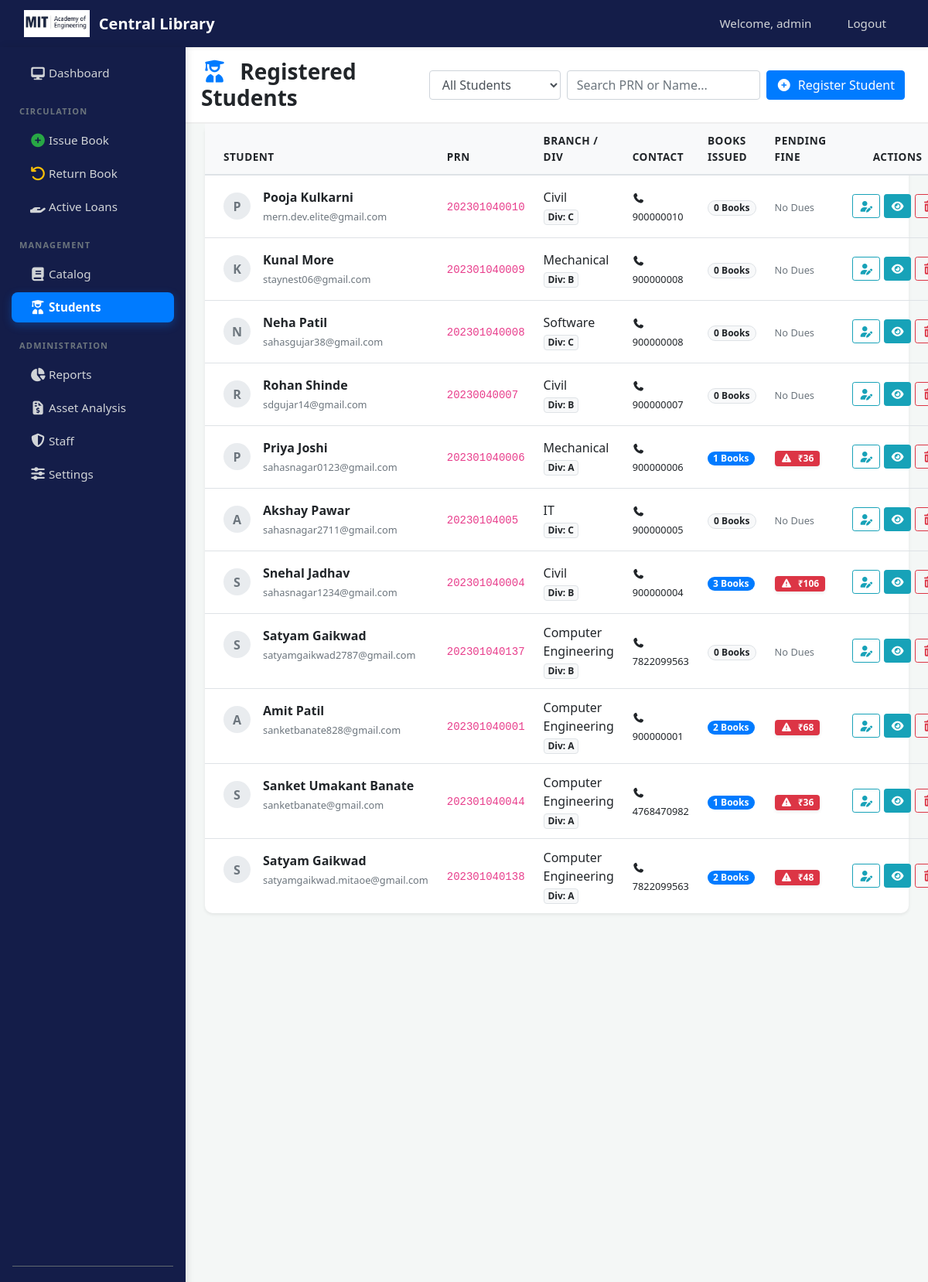
Page /admin/manage-users.php (signed in) on the committed database.
### tables this page shows
CREATE TABLE `users` (
  `id` int(11) NOT NULL,
  `prn` varchar(20) NOT NULL,
  `name` varchar(50) NOT NULL,
  `email` varchar(100) NOT NULL,
  `password` varchar(255) NOT NULL,
  `mobile` varchar(15) NOT NULL,
  `branch` varchar(50) DEFAULT 'Computer Engineering',
  `division` char(1) DEFAULT NULL,
  `address` varchar(250) NOT NULL,
  `library_card_no` varchar(20) NOT NULL,
  `created_at` timestamp NOT NULL DEFAULT current_timestamp(),
  `updated_at` timestamp NOT NULL DEFAULT current_timestamp() ON UPDATE current_timestamp(),
  `reset_otp` varchar(10) DEFAULT NULL,
  `otp_expiry` datetime DEFAULT NULL
);

### admin/manage-users.php (the view, shortened to what this page needs)
<?php
require_once "../includes/header.php";
$set_res = mysqli_query($connection, "SELECT config_value FROM settings WHERE config_key = 'fine_rate'");
$fine_rate = mysqli_fetch_assoc($set_res)['config_value'] ?? 2;
?>
<div class="main-wrapper">
    <?php include "../sidebar.php"; ?>
    <div class="content-area">
        <div class="sticky-header d-flex justify-content-between align-items-center">
            <h3 class="m-0 font-weight-bold"><i class="fas fa-user-graduate text-primary mr-2"></i> Registered Students</h3>
            <div class="d-flex">
                <select id="userFilter" class="form-control mr-2" style="width: 170px; font-weight: 500;">
                    <option value="all">All Students</option>
                </select>
                <input type="text" id="userSearch" class="form-control mr-2" placeholder="Search PRN or Name..." style="width: 250px;">
                <a href="add-user.php" class="btn btn-primary text-nowrap">
                    <i class="fas fa-plus-circle mr-1"></i> Register Student
                </a>
            </div>
        </div>
        <div class="main-content">
            <div class="card user-card shadow-sm">
                <div class="card-body p-0">
                    <table class="table table-hover mb-0" id="usersTable">
                        <thead>
                            <tr>
                                <th class="pl-4">Student</th>
                                <th>PRN</th>
                                <th>Branch / Div</th>
                                <th>Contact</th>
                                <th>Books Issued</th>
                                <th>Pending Fine</th>
                                <th class="text-center">Actions</th>
                            </tr>
                        </thead>
                        <tbody>
                            <?php
                            $query = "SELECT * FROM users ORDER BY created_at DESC";
                            $result = mysqli_query($connection, $query);
                            while ($row = mysqli_fetch_assoc($result)) {
                                $prn = $row['prn'];
                                $count_res = mysqli_query($connection, "SELECT COUNT(*) as total FROM issued_books WHERE prn = '$prn' AND status = 1");
                                $issued_count = mysqli_fetch_assoc($count_res)['total'];
                                $initial = strtoupper(substr($row['name'], 0, 1));
                                $total_fine = 0;
                                $fine_q = mysqli_query($connection, "SELECT due_date FROM issued_books WHERE prn = '$prn' AND status = 1 AND due_date < CURDATE()");
                                while($f_row = mysqli_fetch_assoc($fine_q)) {
                                    $due = new DateTime($f_row['due_date']);
                                    $today = new DateTime();
                                    $diff = $today->diff($due)->days;
                                    $total_fine += ($diff * $fine_rate);
                                }
                            ?>
                               <tr class="student-row"
                                    data-has-fine="<?php echo ($total_fine > 0) ? 'yes' : 'no'; ?>"
                                    data-has-books="<?php echo ($issued_count > 0) ? 'yes' : 'no'; ?>">
                                    <td class="pl-4 py-3">
                                        <div class="d-flex align-items-center">
                                            <div class="avatar-circle mr-3"><?php echo $initial; ?></div>
                                            <div>
                                                <div class="font-weight-bold"><?php echo htmlspecialchars($row['name']); ?></div>
                                                <small class="text-muted"><?php echo htmlspecialchars($row['email']); ?></small>
                                            </div>
                                        </div>
                                    </td>
                                    <td class="align-middle"><code><?php echo $prn; ?></code></td>
                                    <td class="align-middle">
                                        <?php echo $row['branch']; ?><br>
                                        <span class="badge badge-light border">Div: <?php echo $row['division']; ?></span>
                                    </td>
                                    <td class="align-middle">
                                        <small><i class="fas fa-phone mr-1"></i> <?php echo $row['mobile']; ?></small>
                                    </td>
                                    <td class="align-middle">
                                        <span class="badge badge-pill <?php echo ($issued_count > 0) ? 'badge-primary' : 'badge-light border'; ?>">
                                            <?php echo $issued_count; ?> Books
                                        </span>
                                    </td>
                                    <td class="align-middle">
                                        <?php if ($total_fine > 0): ?>
                                            <span class="badge badge-danger shadow-sm px-2 py-1">
                                                <i class="fas fa-exclamation-triangle mr-1"></i> ₹<?php echo $total_fine; ?>
                                            </span>
                                        <?php else: ?>
                                            <span class="text-muted small">No Dues</span>
                                        <?php endif; ?>
                                    </td>
                                    <td class="text-center align-middle actions-cell">
                                        <div class="action-btn-group">
                                            <?php if ($_SESSION['role'] === 'admin'): ?>
                                                <a href="edit-user.php?id=<?php echo $row['id']; ?>" class="btn btn-sm btn-outline-info" title="Edit Profile">
                                                    <i class="fas fa-user-edit"></i>
                                                </a>
                                            <?php else: ?>
                                                <button type="button" class="btn btn-sm btn-outline-secondary disabled-action" title="Admin Only" disabled>
                                                    <i class="fas fa-user-edit"></i>
                                                </button>
                                            <?php endif; ?>
                                            <a href="view-user-details.php?prn=<?php echo $row['prn']; ?>" class="btn btn-sm btn-info" title="View Details">
                                                <i class="fas fa-eye"></i>
                                            </a>
                                            <?php if ($_SESSION['role'] === 'admin'): ?>
                                                <a href="manage-users.php?delete=<?php echo $row['id']; ?>" class="btn btn-sm btn-outline-danger"
                                                onclick="return confirm('Deleting a student will also remove their borrowing history. Proceed?')" title="Delete Student">
                                                    <i class="fas fa-trash-alt"></i>
                                                </a>
                                            <?php else: ?>
                                                <button type="button" class="btn btn-sm btn-outline-secondary disabled-action" title="Admin Only" disabled>
                                                    <i class="fas fa-trash-alt"></i>
                                                </button>
                                            <?php endif; ?>
                                        </div>
                                    </td>
                                </tr>
                            <?php } ?>
                        </tbody>
                    </table>
                </div>
            </div>
        </div>
    </div>
</div>
<?php include "../includes/footer.php"; ?>

### includes/header.php (style rules this page uses)
body { background-color: #f4f7f6; font-family: 'Segoe UI', Tahoma, Geneva, Verdana, sans-serif; }
.main-content { margin-left: 240px; padding: 30px; }

### admin/manage-users.php (style rules this page uses)
html, body { height: 100vh; overflow: hidden; background-color: #f4f7f6; }
.main-wrapper { display: flex; height: 100vh; width: 100vw; }
.content-area { flex-grow: 1; display: flex; flex-direction: column; overflow: hidden; }
.sticky-header { background: white; border-bottom: 2px solid #eee; padding: 15px 30px; margin-left: 230px; flex-shrink: 0; }
.main-content { padding: 0 25px 100px 25px; flex-grow: 1; overflow-y: auto; }
.user-card { border-radius: 10px; border: none; transition: 0.3s; }
#usersTable thead th { position: sticky; top: 0; z-index: 10; background: #f8f9fa; }
.table thead th { border-top: none; background: #f8f9fa; text-transform: uppercase; font-size: 0.85rem; letter-spacing: 0.5px; }
.avatar-circle { width: 35px; height: 35px; background: #e9ecef; border-radius: 50%; display: flex; align-items: center; justify-content: center; color: #6c757d; font-weight: bold; }
.actions-cell { width: 160px; min-width: 160px; vertical-align: middle !important; }
.action-btn-group { display: flex; justify-content: center; align-items: center; gap: 5px; }

### rows in the picture
users: name "P", name "Pooja Kulkarni", email "mern.dev.elite@gmail.com", prn "202301040010", branch "Civil", division "C", mobile "900000010", issued_count "0", shows "No Dues"
users: name "K", name "Kunal More", email "staynest06@gmail.com", prn "202301040009", branch "Mechanical", division "B", mobile "900000008", issued_count "0", shows "No Dues"
users: name "N", name "Neha Patil", email "sahasgujar38@gmail.com", prn "202301040008", branch "Software", division "C", mobile "900000008", issued_count "0", shows "No Dues"
users: name "R", name "Rohan Shinde", email "sdgujar14@gmail.com", prn "20230040007", branch "Civil", division "B", mobile "900000007", issued_count "0", shows "No Dues"
users: name "P", name "Priya Joshi", email "sahasnagar0123@gmail.com", prn "202301040006", branch "Mechanical", division "A", mobile "900000006", issued_count "1", total_fine "36"
users: name "A", name "Akshay Pawar", email "sahasnagar2711@gmail.com", prn "20230104005", branch "IT", division "C", mobile "900000005", issued_count "0", shows "No Dues"
users: name "S", name "Snehal Jadhav", email "sahasnagar1234@gmail.com", prn "202301040004", branch "Civil", division "B", mobile "900000004", issued_count "3", total_fine "106"
users: name "S", name "Satyam Gaikwad", email "satyamgaikwad2787@gmail.com", prn "202301040137", branch "Computer Engineering", division "B", mobile "7822099563", issued_count "0", shows "No Dues"
users: name "A", name "Amit Patil", email "sanketbanate828@gmail.com", prn "202301040001", branch "Computer Engineering", division "A", mobile "900000001", issued_count "2", total_fine "68"
users: name "S", name "Sanket Umakant Banate", email "sanketbanate@gmail.com", prn "202301040044", branch "Computer Engineering", division "A", mobile "4768470982", issued_count "1", total_fine "36"
users: name "S", name "Satyam Gaikwad", email "satyamgaikwad.mitaoe@gmail.com", prn "202301040138", branch "Computer Engineering", division "A", mobile "7822099563", issued_count "2", total_fine "48"

### other values in the picture
$_SESSION['username'] "admin"
